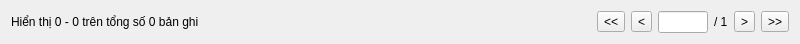
<?xml version="1.0" encoding="UTF-8"?>
<!-- Vị trí: /ui/widgets/librarypaginationwidget.ui -->
<!-- Phiên bản: 1.0 (Mới) -->
<ui version="4.0">
 <class>LibraryPaginationWidget</class>
 <widget class="QWidget" name="LibraryPaginationWidget">
  <property name="geometry">
   <rect>
    <x>0</x>
    <y>0</y>
    <width>800</width>
    <height>40</height>
   </rect>
  </property>
  <property name="windowTitle">
   <string>Form</string>
  </property>
  <layout class="QHBoxLayout" name="horizontalLayout">
   <item>
    <widget class="QLabel" name="infoLabel">
     <property name="text">
      <string>Hiển thị 0 - 0 trên tổng số 0 bản ghi</string>
     </property>
    </widget>
   </item>
   <item>
    <spacer name="horizontalSpacer">
     <property name="orientation">
      <enum>Qt::Horizontal</enum>
     </property>
     <property name="sizeHint" stdset="0">
      <size>
       <width>40</width>
       <height>20</height>
      </size>
     </property>
    </spacer>
   </item>
   <item>
    <widget class="QToolButton" name="firstButton">
     <property name="text">
      <string>&lt;&lt;</string>
     </property>
     <property name="toolTip">
      <string>Trang đầu</string>
     </property>
    </widget>
   </item>
   <item>
    <widget class="QToolButton" name="previousButton">
     <property name="text">
      <string>&lt;</string>
     </property>
     <property name="toolTip">
      <string>Trang trước</string>
     </property>
    </widget>
   </item>
   <item>
    <widget class="QLineEdit" name="pageLineEdit">
     <property name="maximumSize">
      <size>
       <width>50</width>
       <height>16777215</height>
      </size>
     </property>
     <property name="alignment">
      <set>Qt::AlignCenter</set>
     </property>
    </widget>
   </item>
   <item>
    <widget class="QLabel" name="totalPagesLabel">
     <property name="text">
      <string>/ 1</string>
     </property>
    </widget>
   </item>
   <item>
    <widget class="QToolButton" name="nextButton">
     <property name="text">
      <string>&gt;</string>
     </property>
     <property name="toolTip">
      <string>Trang sau</string>
     </property>
    </widget>
   </item>
   <item>
    <widget class="QToolButton" name="lastButton">
     <property name="text">
      <string>&gt;&gt;</string>
     </property>
     <property name="toolTip">
      <string>Trang cuối</string>
     </property>
    </widget>
   </item>
  </layout>
 </widget>
 <resources/>
 <connections/>
</ui>
